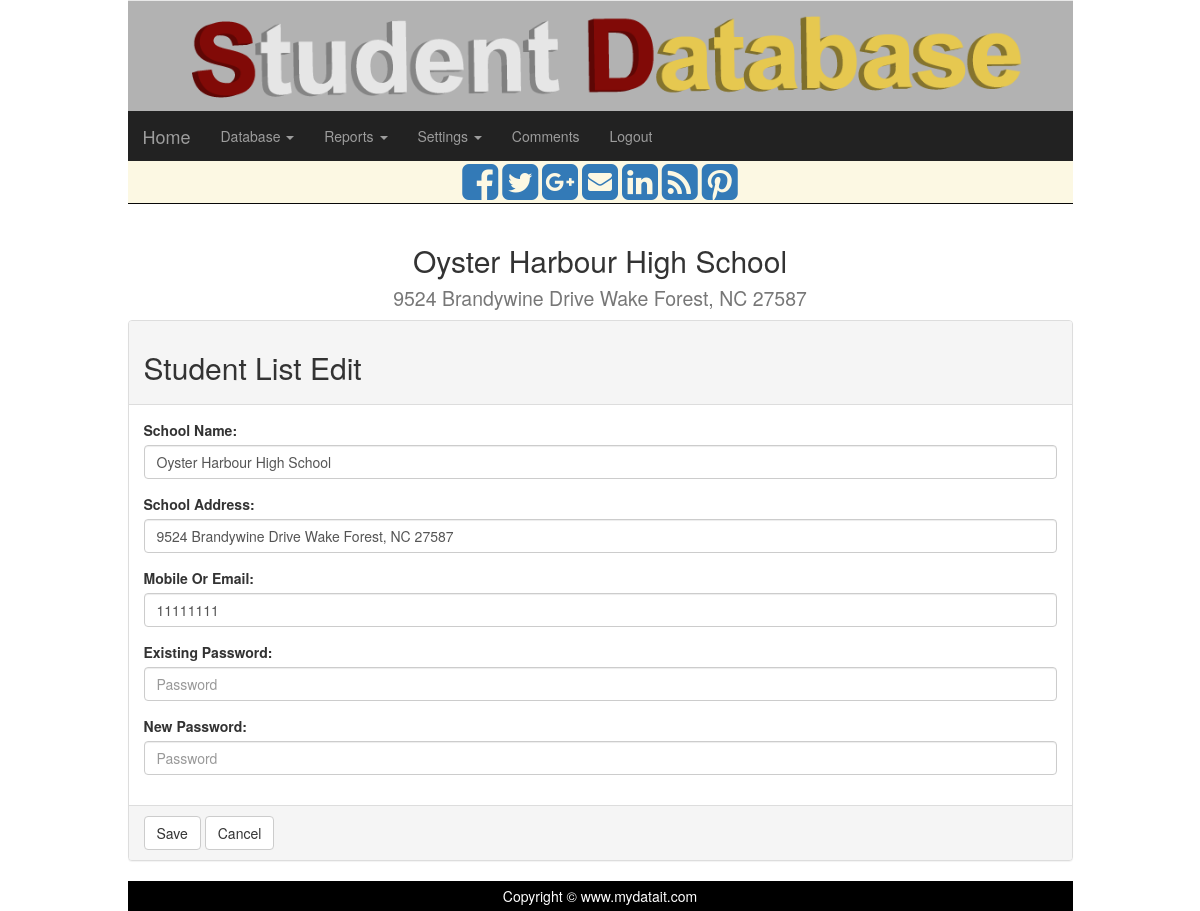
The app's page /edn/use_edit.php (signed in) with its own data.
### tables this page shows
CREATE TABLE IF NOT EXISTS `pw_user` (
`user_id` int(11) NOT NULL,
  `school_name` varchar(100) NOT NULL,
  `address` varchar(150) NOT NULL,
  `user` varchar(50) NOT NULL,
  `password` varchar(50) NOT NULL,
  `restricted` int(2) NOT NULL,
  `user_ip` varchar(50) NOT NULL,
  `entry` datetime NOT NULL
);

### edn/use_edit.php (the view, shortened to what this page needs)
<?php
include "header.php";
include "conn.php";
$user_id = $_SESSION["user_id"];
$school = $_SESSION["school_name"];
$result=mysqli_query($conn, "SELECT * FROM `pw_user` WHERE `user_id` = $user_id LIMIT 1");
$rows=mysqli_fetch_array($result);
 ?>
<div class="col-sm-12">
<?php echo $school;?>
			<div class="panel panel-default">
				<div class="panel-heading">
					<h2>Student List Edit</h2>
				</div>
				<div  class="panel-body">
					<div class="col-sm-12">
						<form class="form-horizontal" role="form" action="user_editcode.php" method="post" id="frmedit">
								<div class="form-group">
									<label for="school1">School Name:</label>
									<INPUT type="text" class="form-control" id="school1" name="school1" value="<?php echo $rows["school_name"];?>"  placeholder="Maximum 50 digit"  maxlength="50">
								</div>
								<div class="form-group">
									<label for="address">School Address:</label>
									<INPUT type="text" class="form-control" id="address" name="address" value="<?php echo $rows["address"];?>"  placeholder="Maximum 100 digit"  maxlength="100">
								</div>
								<div class="form-group">
									<label for="mobile">Mobile Or Email:</label>
									<INPUT type="text" class="form-control" id="mobile" name="mobile" value="<?php echo $rows["user"];?>"  placeholder="Mobile Or Email"  maxlength="30">
								</div>
								<div class="form-group">
									<label for="pw">Existing Password:</label>
									<INPUT type="password" class="form-control" id="pw" name="pw" value=""  placeholder="Password"  maxlength="30">
								</div>
								<div class="form-group">
									<label for="npw">New Password:</label>
									<INPUT type="password" class="form-control" id="npw" name="npw" value=""  placeholder="Password"  maxlength="30">
								</div>
						</form>
					</div>
				</div>
				<div  class="panel-footer">
					<a class="btn btn-default" href="#" id="cmdsave">Save</a>
					<a class="btn btn-default" href="enrollview.php">Cancel</a>
				</div>
			</div>
</div>
<?php include "footer.php"; ?>

### records on screen
pw_user: school1 "Oyster Harbour High School", address "9524 Brandywine Drive Wake Forest, NC 27587", mobile "11111111"

### other values on screen
$school "Oyster Harbour High School 9524 Brandywine Drive Wake Forest, NC 27587"
